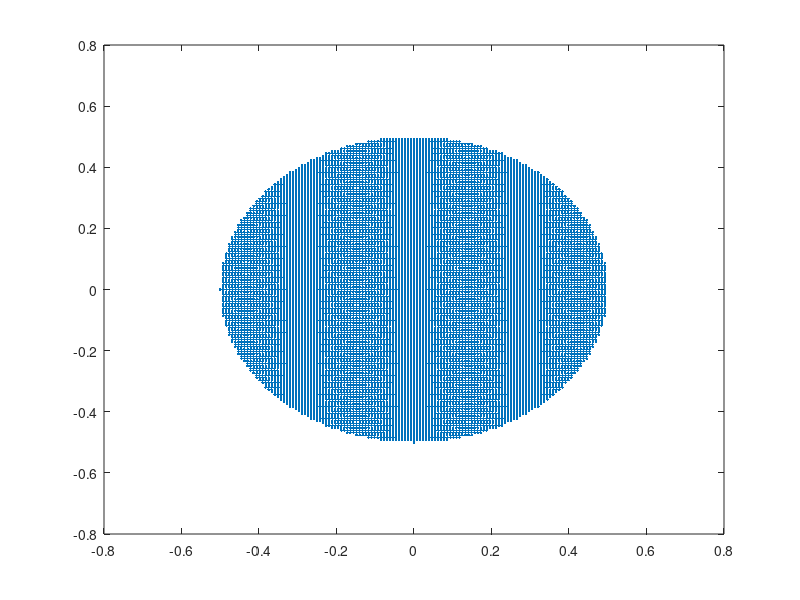

Reproduce this figure in MATLAB.
%% ---------------------------------------------------------------------
%%
%% Copyright (c) 2016 - 2019 by the IBAMR developers
%% All rights reserved.
%%
%% This file is part of IBAMR.
%%
%% IBAMR is free software and is distributed under the 3-clause BSD
%% license. The full text of the license can be found in the file
%% COPYRIGHT at the top level directory of IBAMR.
%%
%% ---------------------------------------------------------------------

%% Filename : Cylinder2d.m
% [redacted]
clear all;
clc;
%% Mesh parameters.
Lx = 32.0; Ly = 16.0;
Nx = 64*4*4*4; Ny = 32*4*4*4;
dx = Lx/Nx; dy = Ly/Ny;

%% disk parameters.
X_com = 0.0; Y_com = 0.0;
Radius = 0.5;
num_pts_x = ceil(2*Radius/dx);
num_pts_y = ceil(2*Radius/dy);

%% write out the points.
idx = 0;
for i = 1:num_pts_x
    x = X_com + ( (i-1)*dx - Radius );
    
    for j = 1:num_pts_y
        y = Y_com + ( (j-1)*dy - Radius );
        
        if( ((x- X_com)^2 + (y-Y_com)^2) <= Radius^2 )
            idx = idx+1;
            X_array(idx) = x; Y_array(idx) = y;
        end
    end
end

XCOM = sum(X_array)/length(X_array);
YCOM = sum(Y_array)/length(Y_array);

X_array = X_array - XCOM;
Y_array = Y_array - YCOM;
%% plot the disk
plot(X_array, Y_array, '.');
%axis 'equal'

%% write the coordinates in the file
fid = fopen('../cylinder2d.vertex','wt');
fprintf(fid,'%d\n', length(X_array));

for i = 1:length(X_array)
    fprintf(fid,'%f\t%f\n',X_array(i),Y_array(i));
end
